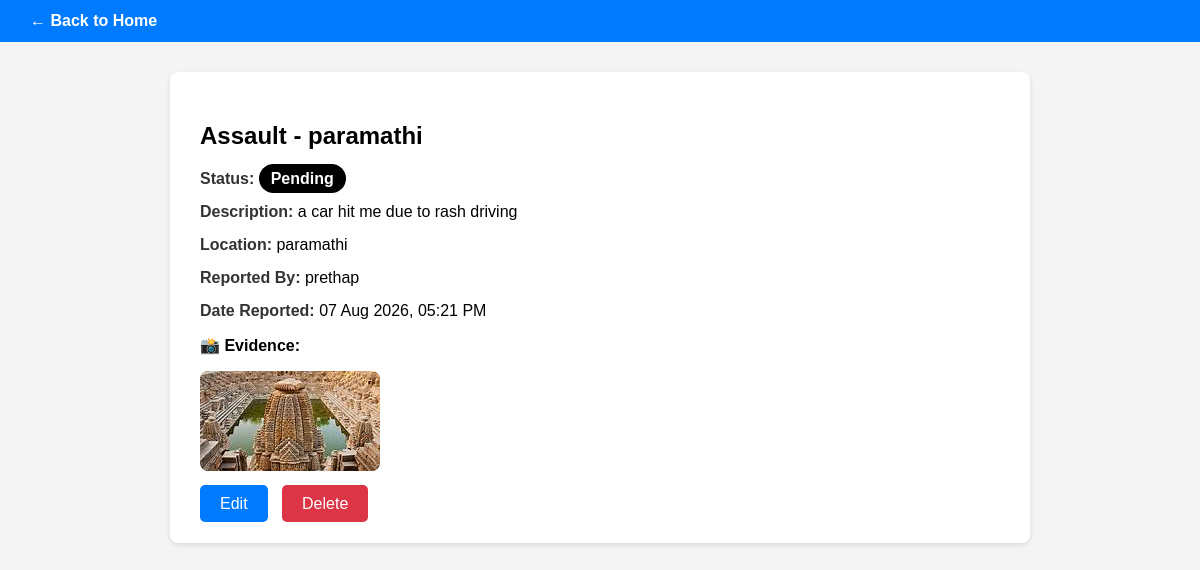
The app's page /crime/6/ (signed in) with its own data.
### core/models.py (models this page shows, shortened)
class Crime(models.Model):
    STATUS_CHOICES = [
        ('Pending', 'Pending'),
        ('Under Investigation', 'Under Investigation'),
        ('Solved', 'Solved'),
    ]
    CRIME_TYPES = [
        ('Theft', 'Theft'),
        ('Assault', 'Assault'),
        ('Fraud', 'Fraud'),
        ('Cyber Crime', 'Cyber Crime'),
        ('Other', 'Other'),
    ]
    crime_type = models.CharField(max_length=50, choices=CRIME_TYPES)
    location = models.CharField(max_length=200)
    description = models.TextField()
    status = models.CharField(max_length=50, choices=STATUS_CHOICES, default='Pending')
    date_reported = models.DateTimeField(auto_now_add=True)
    reported_by = models.ForeignKey(User, on_delete=models.CASCADE, related_name='crimes_reported')
    photo=models.ImageField(upload_to='crime+photos/',blank=True,null=True)

### core/views.py (the view)
# urls.py: path('crime/<int:crime_id>/', views.crime_detail, name='crime_detail'), # <-- Ithu mukkiyam
@login_required
def crime_detail(request, crime_id):
    crime = get_object_or_404(Crime, id=crime_id)
    return render(request, 'core/crime_detail.html', {'crime': crime})

### core/templates/core/crime_detail.html (shortened to what this page needs)
<!DOCTYPE html>
<html>
<head>
</head>
<body>
    <div class="navbar">
        <a href="{% url 'home' %}">← Back to Home</a>
    </div>
    <div class="container">
        <h2>{{ crime.crime_type }} - {{ crime.location }}</h2>
        <div class="detail-row">
            <span class="label">Status:</span>
            <span class="status-badge" style="background:{% if crime.status == 'Pending' %}#000{% elif crime.status == 'Under Investigation' %}#ffc107; color:#000{% else %}#28a745{% endif %}">
                {{ crime.status }}
            </span>
        </div>
        <div class="detail-row"><span class="label">Description:</span> {{ crime.description }}</div>
        <div class="detail-row"><span class="label">Location:</span> {{ crime.location }}</div>
        <div class="detail-row"><span class="label">Reported By:</span> {{ crime.reported_by.username }}</div>
        <div class="detail-row"><span class="label">Date Reported:</span> {{ crime.date_reported|date:"d M Y, h:i A" }}</div>
        {% if crime.photo %}
        <p><b>📸 Evidence:</b></p>
        <img src="{{ crime.photo.url }}" style="max-width:100%; border-radius:8px;">
        {% endif %}
        {% if request.user == crime.reported_by or request.user.is_superuser %}
        <div style="margin-top:20px;">
            <a href="{% url 'edit_crime' crime.id %}" class="btn" style="background:#007bff;">Edit</a>
            <a href="{% url 'delete_crime' crime.id %}" class="btn" style="background:#dc3545;" onclick="return confirm('Delete this report?')">Delete</a>
        </div>
        {% endif %}
    </div>
</body>
</html>

### core/templates/core/crime_detail.html (style rules this page uses)
body { margin: 0; font-family: Arial; background: #f4f4f4; }
.navbar { background: #007bff; padding: 12px 30px; color: white; }
.navbar a { color: white; text-decoration: none; font-weight: bold; }
.container { max-width: 800px; margin: 30px auto; background: white; padding: 30px; border-radius: 8px; box-shadow: 0 2px 5px rgba(0,0,0,0.1); }
.detail-row { margin-bottom: 15px; }
.label { font-weight: bold; color: #333; }
.status-badge { padding: 6px 12px; border-radius: 15px; color: white; font-weight: bold; }
.btn { padding: 10px 20px; border-radius: 5px; text-decoration: none; color: white; margin-right: 10px; }

### records on screen
Crime: crime_type "Assault", location "paramathi", status "Pending", description "a car hit me due to rash driving", reported_by.username "prethap", date_reported "07 Aug 2026, 05:21 PM", photo (picture)
